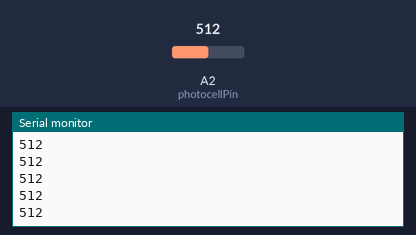
Recording of a sketch running on a simulated Arduino Uno, built with avr-gcc and run on an emulated ATmega328P. Parts: the last lines printed to the serial monitor. Inputs (shaded band) come from the test bench; at power-on: A2 (photocellPin) = 512.

Above: at 1.2 s.
1.3 s: A2 (photocellPin) set to 716
At 1.31 s:
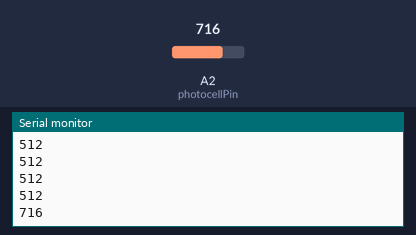
2.8 s: A2 (photocellPin) set to 900
At 2.81 s:
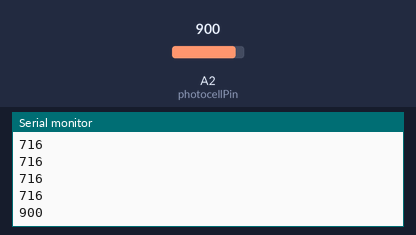
Timing chart, 0 to 5.8 s (numbered marks = the images above; inputs shaded):
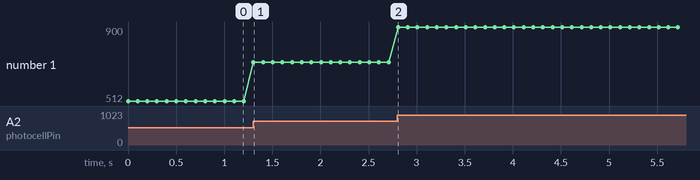

The sketch:

programmermagazine-lightresister.ino
```cpp
// LAB8 - 讀取光敏電阻 (v1)

int photocellPin = 2; // 光敏電阻 (photocell) 接在 anallog pin 2
int photocellVal = 0; // photocell variable

void setup() {
  Serial.begin(9600);
}

void loop() {
  // 讀取光敏電阻並輸出到 Serial Port
  photocellVal = analogRead(photocellPin);
  Serial.println(photocellVal);
  delay(100);
}
```

Measured:
- after the input at 1.3 s, the serial monitor: prints a new line at once (image 1)
- after the input at 2.8 s, the serial monitor: prints a new line at once (image 2)
- plotted number 1: 512 → 716 after the input at 1.3 s, 716 → 900 after the input at 2.8 s
